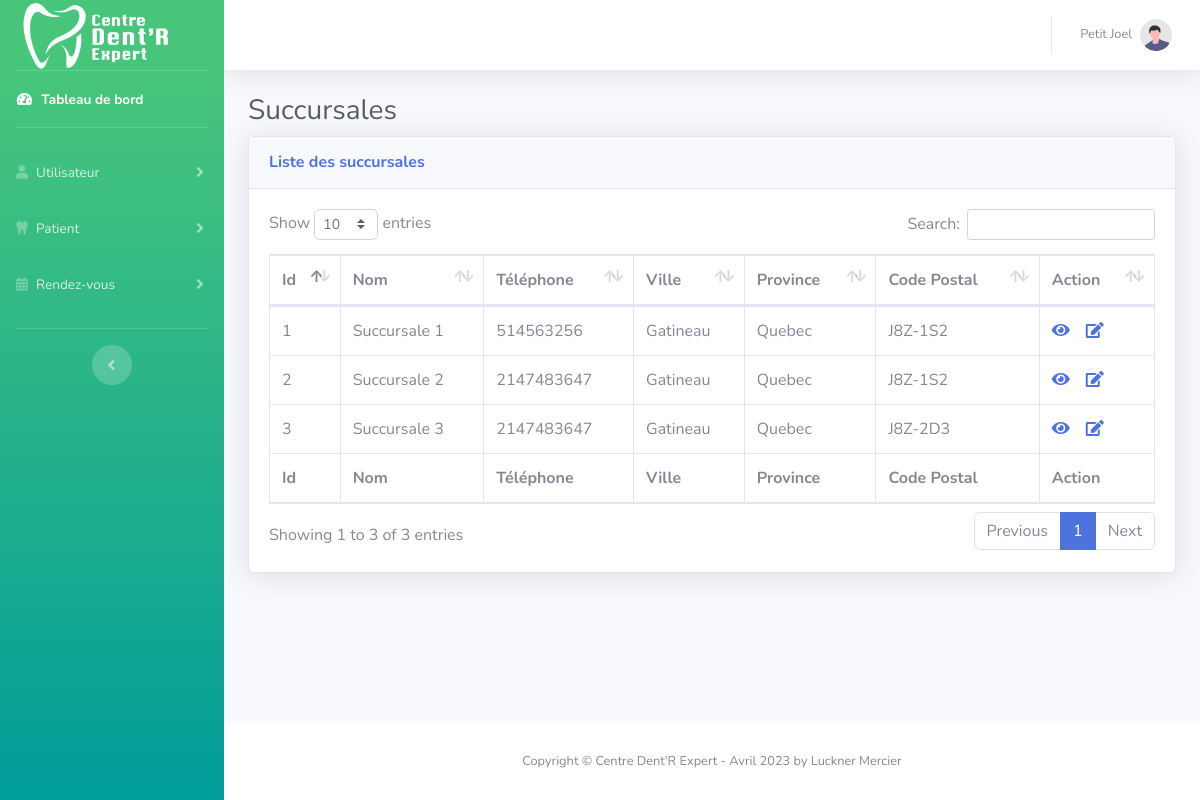
Screenshot of /branch.php (signed in) with the database file from the repository.
### tables this page shows
CREATE TABLE `utilisateur` (
  `id` int(11) NOT NULL,
  `username` varchar(255) NOT NULL,
  `password` varchar(200) NOT NULL,
  `email` varchar(255) NOT NULL,
  `horodatage` timestamp NOT NULL DEFAULT CURRENT_TIMESTAMP ON UPDATE CURRENT_TIMESTAMP,
  `nom` varchar(50) NOT NULL,
  `prenom` varchar(50) NOT NULL
);

CREATE TABLE `succursale` (
  `id` int(11) NOT NULL,
  `nom` varchar(50) NOT NULL,
  `id_adresse` int(11) NOT NULL,
  `telephone` int(11) NOT NULL
);

CREATE TABLE `adresse` (
  `id` int(11) NOT NULL,
  `adresse` varchar(120) NOT NULL,
  `ville` varchar(50) NOT NULL,
  `province` varchar(10) DEFAULT NULL,
  `code_postal` varchar(50) DEFAULT NULL,
  `pays` varchar(50) DEFAULT NULL
);

### connection.php (called while the page is built, shortened)
<?php
function OpenCon()
{
    $servername = "localhost";
    $username = " ";
    $password = " ";
    $dbname = " ";
$conn = new mysqli($servername, $username , $password,$dbname) or die("Connect failed: %s\n". $conn -> error);
return $conn;
}

### script.php (called while the page is built, shortened)
<?php
    $conn = OpenCon();
   				$sql = "SELECT utilisateur.id,   employe.role
                  FROM utilisateur
                  INNER JOIN employe ON utilisateur.id = employe.id_utilisateur AND utilisateur.username = '$username'";
										$result = $conn->query($sql);
                    if ($result->num_rows > 0) {
                      while($row = $result->fetch_assoc()) {
                        $profil = $row["role"];
                      }
                    }
                           CloseCon($conn); ?>
<?php
    $conn = OpenCon();
   				$sql = "SELECT utilisateur.id,  utilisateur.prenom, utilisateur.nom
                  FROM utilisateur
                  WHERE  utilisateur.username = '$username'";
										$result = $conn->query($sql);
                    if ($result->num_rows > 0) {
                      while($row = $result->fetch_assoc()) {
                        $nomprofil = $row["nom"];
                        $prenomprofil = $row["prenom"];
                      }
                    }
                           CloseCon($conn); ?>

### branch.php (the view, shortened to what this page needs)
<?php include "header.php"; ?>
<!DOCTYPE html>
<html lang="en">
<head>
	<?php include "script.php"; ?>
	<link href="vendor/fontawesome-free/css/all.min.css" rel="stylesheet" type="text/css">
	<link href="css/sb-admin-2.css" rel="stylesheet">
	<link href="vendor/datatables/dataTables.bootstrap4.min.css" rel="stylesheet">
</head>
<body id="page-top">
	<div id="wrapper">
		<?php
		include "sidebar.php"
		?>
		<div id="content-wrapper" class="d-flex flex-column">
			<div id="content">
				<?php
				include "topbar.php";
				?>
				<div class="container-fluid">
					<h1 class="h3 mb-2 text-gray-800">Succursales</h1>
					<div class="card shadow mb-4">
						<div class="card-header py-3">
							<h6 class="m-0 font-weight-bold text-primary">Liste des succursales</h6>
						</div>
						<div class="card-body">
							<div class="table-responsive">
								<table class="table table-bordered" id="dataTable" width="100%" cellspacing="0">
									<thead>
										<tr>
											<th>Id</th>
											<th>Nom</th>
											<th>Téléphone</th>
											<th>Ville</th>
											<th>Province</th>
											<th>Code Postal</th>
											<th>Action</th>
										</tr>
									</thead>
									<tfoot>
										<tr>
										<th>Id</th>
											<th>Nom</th>
											<th>Téléphone</th>
											<th>Ville</th>
											<th>Province</th>
											<th>Code Postal</th>
											<th>Action</th>
										</tr>
									</tfoot>
									<tbody>
										<?php
										$conn = OpenCon();
										$sql = "SELECT succursale.id, succursale.nom, succursale.telephone,
										adresse.ville, adresse.province, adresse.pays, adresse.adresse, adresse.code_postal
										FROM succursale
											INNER JOIN adresse ON succursale.id_adresse = adresse.id";
										$result = $conn->query($sql);
										if ($result->num_rows > 0) {
										while($row = $result->fetch_assoc()) { ?>
										<tr>
											<td><?php echo $row["id"] ?></td>
											<td><?php  echo $row["nom"] ?></td>
											<td><?php  echo $row["telephone"] ?></td>
											<td><?php  echo $row["ville"] ?></td>
											<td><?php  echo $row["province"] ?></td>
											<td><?php  echo $row["code_postal"] ?></td>
											<?php	echo "<td>";
                                             echo '<a href="viewbranch.php?id='. $row['id'] .'" class="mr-3" title="View Record" data-toggle="tooltip"><span class="fa fa-eye"></span></a>';
                                            echo '<a href="editbranch.php?id='. $row['id'] .'" class="mr-3" title="Update Record" data-toggle="tooltip"><i class="fas fa-edit"></i></span></a>';
                                        echo "</td>"; ?>
										</tr>
										<?php  }
									} else {
									echo "0 results";
								}
								?>
							</tbody>
						</table>
					</div>
				</div>
			</div>
		</div>
	</div>
	<?php
	include "footer.php";
	?>
</div>
</div>
</body>
</html>

### sidebar.php (shortened to what this page needs)
<ul class="navbar-nav bg-gradient-primary sidebar sidebar-dark accordion" id="accordionSidebar">
<a class="sidebar-brand d-flex align-items-center justify-content-center" href="dashboard.php">
    <div class="sidebar-brand-icon ">
    <img src="img/logo-white.png" class="img-fluid">
    </div>
</a>
<li class="nav-item active">
    <a class="nav-link" href="dashboard.php">
        <i class="fas fa-fw fa-tachometer-alt"></i>
        <span>Tableau de bord</span></a>
</li>
<hr class="sidebar-divider">
<div <?php   if($profil == "Dentiste" || $profil == "Receptioniste" || $profil == "Assistant dentiste" || $profil == "Hygieniste" || $profil == "Preposé"){echo "style='display:block!important;'";}else{ echo "style='display:none!important;'";} ?>>
<li class="nav-item">
    <a class="nav-link collapsed" href="#" data-toggle="collapse" data-target="#utilisateur2"
        aria-expanded="true" aria-controls="utilisateur2">
        <i class="fas fa-user"></i>
        <span>Utilisateur</span>
    </a>
 <a class="nav-link collapsed" href="#" data-toggle="collapse" data-target="#Patient"
        aria-expanded="true" aria-controls="Patient">
        <i class="fas fa-tooth"></i>
        <span>Patient</span>
    </a>
</li>
<li class="nav-item">
    <a class="nav-link collapsed" href="#" data-toggle="collapse" data-target="#rendez-vous"
        aria-expanded="true" aria-controls="rendez-vous">
        <i class="fas fa-calendar-alt"></i>
        <span>Rendez-vous</span>
    </a>
</li>
</div>
<hr class="sidebar-divider d-none d-md-block">
<div class="text-center d-none d-md-inline">
    <button class="rounded-circle border-0" id="sidebarToggle"></button>
</div>
</ul>

### topbar.php (shortened to what this page needs)
<nav class="navbar navbar-expand navbar-light bg-white topbar mb-4 static-top shadow">
<ul class="navbar-nav ml-auto">
    <li class="nav-item dropdown no-arrow">
        <a class="nav-link dropdown-toggle" href="#" id="userDropdown" role="button"
            data-toggle="dropdown" aria-haspopup="true" aria-expanded="false">
            <span class="mr-2 d-none d-lg-inline text-gray-600 small"><?php echo $prenomprofil;?> <?php echo $nomprofil;?></span>
            <img class="img-profile rounded-circle"
                src="img/undraw_profile.svg">
        </a>
    </li>
</ul>
</nav>

### footer.php (shortened to what this page needs)
<footer class="sticky-footer bg-white">
               <div class="container my-auto">
                   <div class="copyright text-center my-auto">
                       <span>Copyright &copy; Centre Dent'R Expert - Avril 2023 by Luckner Mercier</span>
                   </div>
               </div>
           </footer>

### rows the page displays
utilisateur: prenom "Petit", nom "Joel"
succursale: id "1", nom "Succursale 1", telephone "514563256", id_adresse.ville "Gatineau", id_adresse.province "Quebec", id_adresse.code_postal "J8Z-1S2"
succursale: id "2", nom "Succursale 2", telephone "2147483647", id_adresse.ville "Gatineau", id_adresse.province "Quebec", id_adresse.code_postal "J8Z-1S2"
succursale: id "3", nom "Succursale 3", telephone "2147483647", id_adresse.ville "Gatineau", id_adresse.province "Quebec", id_adresse.code_postal "J8Z-2D3"
